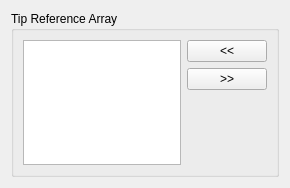
<?xml version="1.0" encoding="UTF-8"?>
<ui version="4.0">
 <class>Form</class>
 <widget class="QWidget" name="Form">
  <property name="geometry">
   <rect>
    <x>0</x>
    <y>0</y>
    <width>290</width>
    <height>188</height>
   </rect>
  </property>
  <property name="windowTitle">
   <string>Form</string>
  </property>
  <layout class="QGridLayout" name="gridLayout">
   <item row="0" column="0">
    <widget class="QGroupBox" name="upvRefArray_groupBox">
     <property name="title">
      <string>Tip Reference Array</string>
     </property>
     <layout class="QVBoxLayout" name="verticalLayout">
      <item>
       <layout class="QHBoxLayout" name="upvRefArray_horizontalLayout">
        <item>
         <layout class="QVBoxLayout" name="upvRefArray_verticalLayout_1">
          <item>
           <widget class="QListWidget" name="refArray_listWidget">
            <property name="dragDropOverwriteMode">
             <bool>true</bool>
            </property>
            <property name="dragDropMode">
             <enum>QAbstractItemView::InternalMove</enum>
            </property>
            <property name="defaultDropAction">
             <enum>Qt::MoveAction</enum>
            </property>
            <property name="alternatingRowColors">
             <bool>true</bool>
            </property>
            <property name="selectionMode">
             <enum>QAbstractItemView::ExtendedSelection</enum>
            </property>
            <property name="selectionRectVisible">
             <bool>false</bool>
            </property>
           </widget>
          </item>
         </layout>
        </item>
        <item>
         <layout class="QVBoxLayout" name="upvRefArray_verticalLayout_2">
          <item>
           <widget class="QPushButton" name="refArrayAdd_pushButton">
            <property name="text">
             <string>&lt;&lt;</string>
            </property>
           </widget>
          </item>
          <item>
           <widget class="QPushButton" name="refArrayRemove_pushButton">
            <property name="text">
             <string>&gt;&gt;</string>
            </property>
           </widget>
          </item>
          <item>
           <spacer name="upvRefArray_verticalSpacer">
            <property name="orientation">
             <enum>Qt::Vertical</enum>
            </property>
            <property name="sizeHint" stdset="0">
             <size>
              <width>20</width>
              <height>40</height>
             </size>
            </property>
           </spacer>
          </item>
         </layout>
        </item>
       </layout>
      </item>
     </layout>
    </widget>
   </item>
  </layout>
 </widget>
 <resources/>
 <connections/>
</ui>
